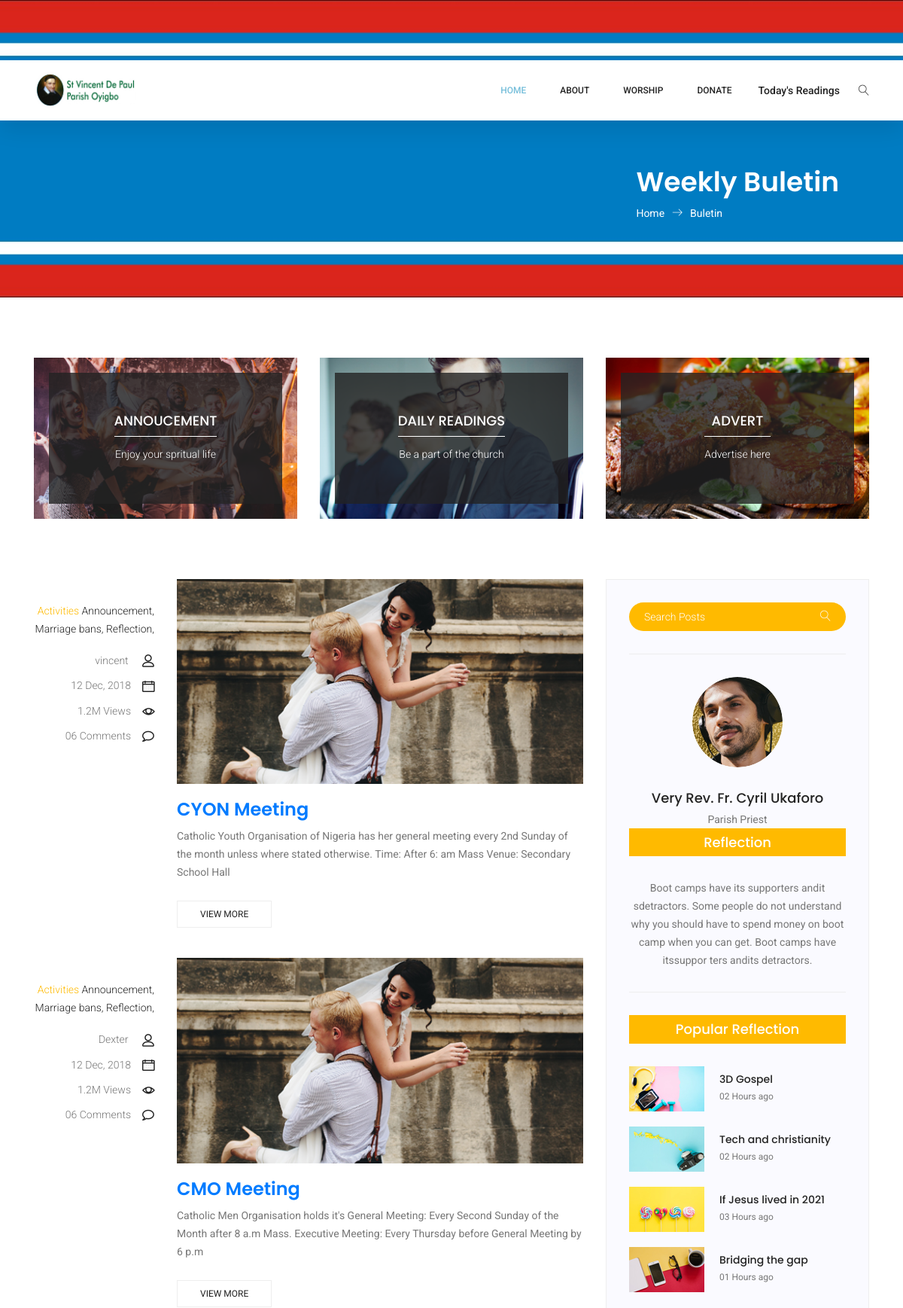
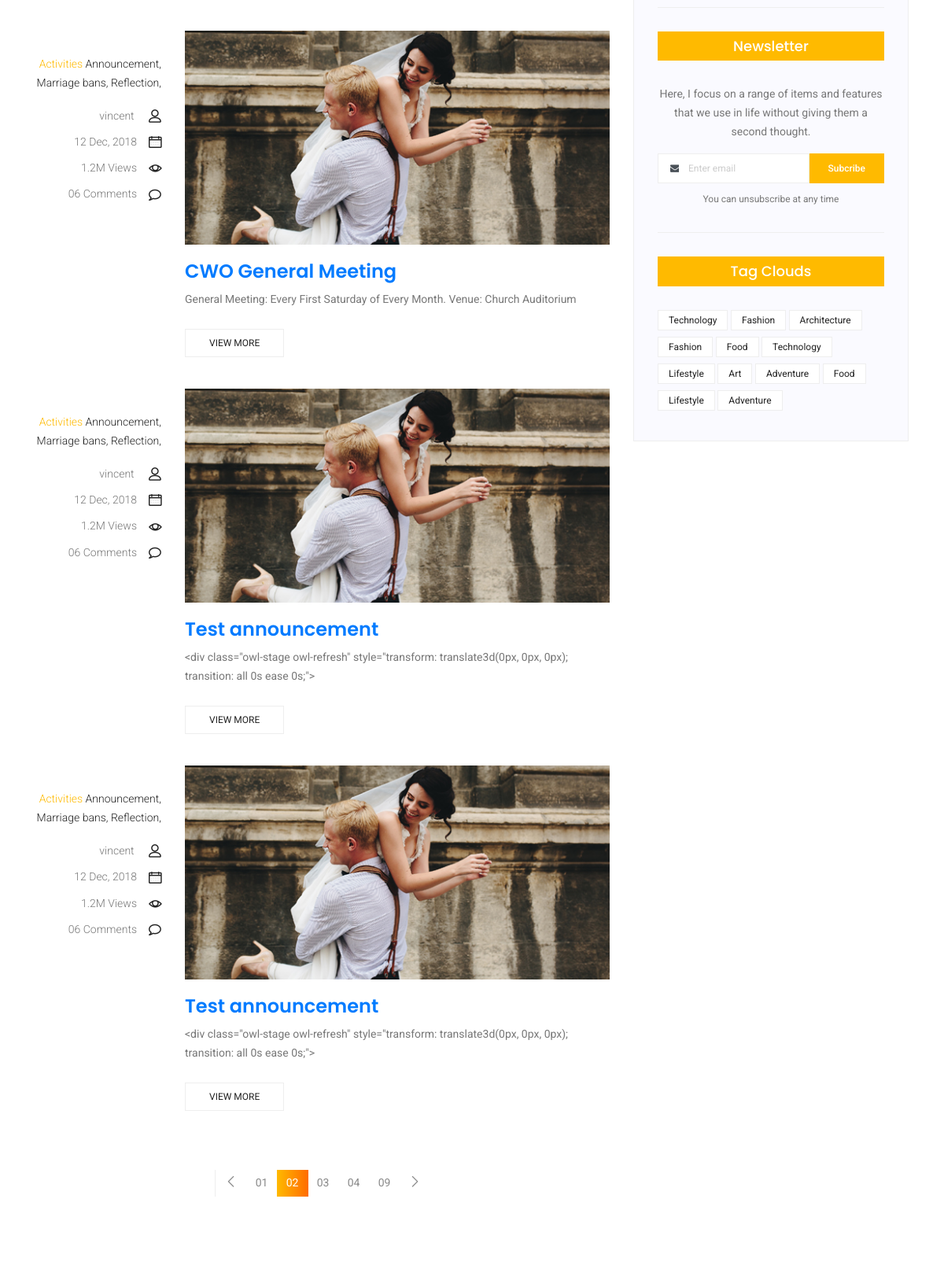
Screenshot of /announcement/ (upper part) with the database file from the repository (2 pictures, top to bottom).
### announcement/models.py (models this page shows, shortened)
class Post(models.Model):
    title = models.CharField(max_length=200)
    author = models.ForeignKey(
        'auth.User', on_delete=CASCADE,
    )
    body = models.TextField()
    time = models.TimeField
    location = models.TextField
    date = models.DateField
    created_at = models.DateField

### announcement/views.py (the view)
# urls.py: path('', AnnouncementPageView.as_view(), name='annou'),
class AnnouncementPageView(ListView):
    model = Post
    template_name = 'buletin.html'
    context_object_name = 'all_posts_list'

### templates/buletin.html (shortened to what this page needs)
{% extends 'base.html' %}
{% load static %}
{% block content %}
<body>
    <section class="banner-area organic-breadcrumb">
        <div class="container">
            <div class="breadcrumb-banner d-flex flex-wrap align-items-center justify-content-end">
                <div class="col-first">
                    <h1>Weekly Buletin</h1>
                    <nav class="d-flex align-items-center">
                        <a href="{% url 'home' %}">Home<span class="lnr lnr-arrow-right"></span></a>
                        <a href="category.html">Buletin</a>
                    </nav>
                </div>
            </div>
        </div>
    </section>
    <section class="blog_categorie_area">
        <div class="container">
            <div class="row">
                <div class="col-lg-4">
                    <div class="categories_post">
                        <img src="{% static 'img/blog/cat-post/cat-post-3.jpg' %}" alt="post">
                        <div class="categories_details">
                            <div class="categories_text">
                                <a href="blog-details.html">
                                    <h5>Annoucement</h5>
                                </a>
                                <div class="border_line"></div>
                                <p>Enjoy your spritual life</p>
                            </div>
                        </div>
                    </div>
                </div>
                <div class="col-lg-4">
                    <div class="categories_post">
                        <img src="{% static 'img/blog/cat-post/cat-post-2.jpg' %}" alt="post">
                        <div class="categories_details">
                            <div class="categories_text">
                                <a href="{% url 'reading' %}">
                                    <h5>Daily Readings</h5>
                                </a>
                                <div class="border_line"></div>
                                <p>Be a part of the church</p>
                            </div>
                        </div>
                    </div>
                </div>
                <div class="col-lg-4">
                    <div class="categories_post">
                        <img src="{% static 'img/blog/cat-post/cat-post-1.jpg' %}" alt="post">
                        <div class="categories_details">
                            <div class="categories_text">
                                <a href="blog-details.html">
                                    <h5>Advert</h5>
                                </a>
                                <div class="border_line"></div>
                                <p>Advertise here</p>
                            </div>
                        </div>
                    </div>
                </div>
            </div>
        </div>
    </section>
    <section class="blog_area">
        <div class="container">
            <div class="row">
                <div class="col-lg-8">
                    <div class="blog_left_sidebar">
                        {% for post in all_posts_list %}
                        <article class="row blog_item">
                            <div class="col-md-3">
                                <div class="blog_info text-right">
                                    <div class="post_tag">
                                        <a class="active" href="#">Activities</a>
                                        <a href="#">Announcement,</a>
                                        <a href="#">Marriage bans,</a>
                                        <a href="#">Reflection,</a>
                                    </div>
                                    <ul class="blog_meta list">
                                        <li><a href="#">{{post.author}} <i class="lnr lnr-user"></i></a></li>
                                        <li><a href="#">12 Dec, 2018<i class="lnr lnr-calendar-full"></i></a></li>
                                        <li><a href="#">1.2M Views<i class="lnr lnr-eye"></i></a></li>
                                        <li><a href="#">06 Comments<i class="lnr lnr-bubble"></i></a></li>
                                    </ul>
                                </div>
                            </div>
                            <div class="col-md-9">
                                <div class="blog_post">
                                    <img src="img/blog/main-blog/m-blog-3.jpg" alt="">
                                    <div class="blog_details">
                                        <a href="{% url 'annou_detail' post.pk %}">
                                            <h2>{{ post.title }}</a></h2>
                                        <p>{{ post.body }}</p>
                                        <a href="{% url 'annou_detail' post.pk %} " class="white_bg_btn">
                                            View More</a>
                                    </div>
                                </div>
                            </div>
                        </article>
                        {% endfor %}
                        <nav class="blog-pagination justify-content-center d-flex">
                            <ul class="pagination">
                                <li class="page-item">
                                    <a href="#" class="page-link" aria-label="Previous">
                                        <span aria-hidden="true">
                                            <span class="lnr lnr-chevron-left"></span>
                                        </span>
                                    </a>
                                </li>
                                <li class="page-item"><a href="#" class="page-link">01</a></li>
                                <li class="page-item active"><a href="#" class="page-link">02</a></li>
                                <li class="page-item"><a href="#" class="page-link">03</a></li>
                                <li class="page-item"><a href="#" class="page-link">04</a></li>
                                <li class="page-item"><a href="#" class="page-link">09</a></li>
                                <li class="page-item">
                                    <a href="#" class="page-link" aria-label="Next">
                                        <span aria-hidden="true">
                                            <span class="lnr lnr-chevron-right"></span>
                                        </span>
                                    </a>
                                </li>
                            </ul>
                        </nav>
                    </div>
                </div>
                <div class="col-lg-4">
                    <div class="blog_right_sidebar">
                        <aside class="single_sidebar_widget search_widget">
                            <div class="input-group">
                                <input type="text" class="form-control" placeholder="Search Posts" onfocus="this.placeholder = ''" onblur="this.placeholder = 'Search Posts'">
                                <span class="input-group-btn">
                                    <button class="btn btn-default" type="button"><i class="lnr lnr-magnifier"></i></button>
                                </span>
                            </div>
                            <div class="br"></div>
                        </aside>
                        <aside class="single_sidebar_widget author_widget">
                            <img class="author_img rounded-circle" src="img/blog/author.png" alt="">
                            <h4>Very Rev. Fr. Cyril Ukaforo</h4>
                            <p>Parish Priest</p>
                            <h3 class="widget_title">Reflection </h3>
                            <p>Boot camps have its supporters andit sdetractors. Some people do not understand why you
                                should have to spend money on boot camp when you can get. Boot camps have itssuppor
                                ters andits detractors.</p>
                            <div class="br"></div>
                        </aside>
                        <aside class="single_sidebar_widget popular_post_widget">
                            <h3 class="widget_title">Popular Reflection</h3>
                            <div class="media post_item">
                                <img src="img/blog/popular-post/post1.jpg" alt="post">
                                <div class="media-body">
                                    <a href="blog-details.html">
                                        <h3>3D Gospel</h3>
                                    </a>
                                    <p>02 Hours ago</p>
                                </div>
                            </div>
                            <div class="media post_item">
                                <img src="img/blog/popular-post/post2.jpg" alt="post">
                                <div class="media-body">
                                    <a href="blog-details.html">
                                        <h3>Tech and christianity </h3>
                                    </a>
                                    <p>02 Hours ago</p>
                                </div>
                            </div>
                            <div class="media post_item">
                                <img src="img/blog/popular-post/post3.jpg" alt="post">
                                <div class="media-body">
                                    <a href="blog-details.html">
                                        <h3>If Jesus lived in 2021</h3>
                                    </a>
                                    <p>03 Hours ago</p>
                                </div>
                            </div>
                            <div class="media post_item">
                                <img src="img/blog/popular-post/post4.jpg" alt="post">
                                <div class="media-body">
                                    <a href="blog-details.html">
                                        <h3>Bridging the gap</h3>
                                    </a>
                                    <p>01 Hours ago</p>
                                </div>
                            </div>
                            <div class="br"></div>
                        </aside>
                        <aside class="single-sidebar-widget newsletter_widget">
                            <h4 class="widget_title">Newsletter</h4>
                            <p>
                                Here, I focus on a range of items and features that we use in life without
                                giving them a second thought.
                            </p>
                            <div class="form-group d-flex flex-row">
                                <div class="input-group">
                                    <div class="input-group-prepend">
                                        <div class="input-group-text"><i class="fa fa-envelope" aria-hidden="true"></i></div>
                                    </div>
                                    <input type="text" class="form-control" id="inlineFormInputGroup" placeholder="Enter email"
                                        onfocus="this.placeholder = ''" onblur="this.placeholder = 'Enter email'">
                                </div>
                                <a href="#" class="bbtns">Subcribe</a>
                            </div>
                            <p class="text-bottom">You can unsubscribe at any time</p>
                            <div class="br"></div>
                        </aside>
                        <aside class="single-sidebar-widget tag_cloud_widget">
                            <h4 class="widget_title">Tag Clouds</h4>
                            <ul class="list">
                                <li><a href="#">Technology</a></li>
                                <li><a href="#">Fashion</a></li>
                                <li><a href="#">Architecture</a></li>
                                <li><a href="#">Fashion</a></li>
                                <li><a href="#">Food</a></li>
                                <li><a href="#">Technology</a></li>
                                <li><a href="#">Lifestyle</a></li>
                                <li><a href="#">Art</a></li>
                                <li><a href="#">Adventure</a></li>
                                <li><a href="#">Food</a></li>
                                <li><a href="#">Lifestyle</a></li>
                                <li><a href="#">Adventure</a></li>
                            </ul>
                        </aside>
                    </div>
                </div>
            </div>
        </div>
    </section>
</body>
{% endblock content %}

### rows the page displays
Post: author "vincent", title "CYON Meeting", body "Catholic Youth Organisation of Nigeria has her general meeting every 2nd Sunday of the month unless where stated otherwise. Time: After 6: am Mass Venue: Secondary School Hall"
Post: author "Dexter", title "CMO Meeting", body "Catholic Men Organisation holds it's General Meeting: Every Second Sunday of the Month after 8 a.m Mass. Executive Meeting: Every Thursday before General Meeting by 6 p.m"
Post: author "vincent", title "CWO General Meeting", body "General Meeting: Every First Saturday of Every Month. Venue: Church Auditorium"
Post: author "vincent", title "Test announcement", body "<div class=\"owl-stage owl-refresh\" style=\"transform: translate3d(0px, 0px, 0px); transition: all 0s ease 0s;\">"
Post: author "vincent", title "Test announcement", body "<div class=\"owl-stage owl-refresh\" style=\"transform: translate3d(0px, 0px, 0px); transition: all 0s ease 0s;\">"
